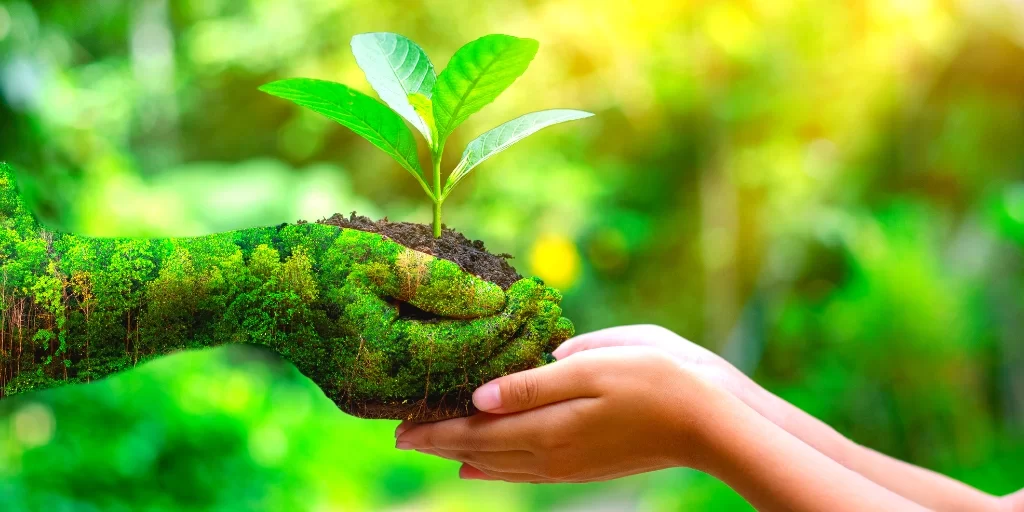
#> input picture imagens/natureza_original.jpg, 1024 x 512 px
$ python exercicio2.py
#> lines starting #> are read from the running program, lines starting #| are printed output that depends on the picture
from PIL import Image, ImageFilter

imagemOriginal = Image.open('imagens/natureza_original.jpg')
#> imagemOriginal is the input picture: PIL image 1024x512 RGB; mean R, G, B 120.9, 168.6, 49.1


kernel1 = ImageFilter.Kernel((3,3), (0, -1, 0, -1, 5, -1, 0, -1, 0), 1, 0)
kernel2 = ImageFilter.Kernel((3, 3), (1/9, 1/9, 1/9, 1/9, 1/9, 1/9, 1/9, 1/9, 1/9), 1, 0)

filtro1 = imagemOriginal.filter(kernel1)
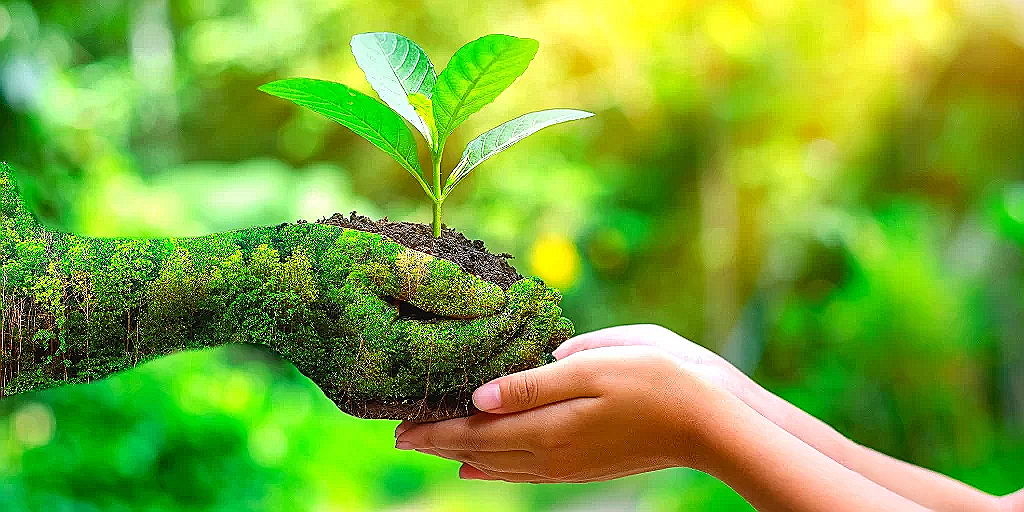
#> filtro1: PIL image 1024x512 RGB; mean R, G, B 122.1, 167.7, 52.9
filtro2 = imagemOriginal.filter(kernel2)

filtro1.save('imagens/natureza_filtro_sharpen.jpg')
filtro2.save('imagens/natureza_filtro_sharpen_mediana.jpg')

$ run again, with imagens/fachada_casa.png saved as imagens/natureza_original.jpg
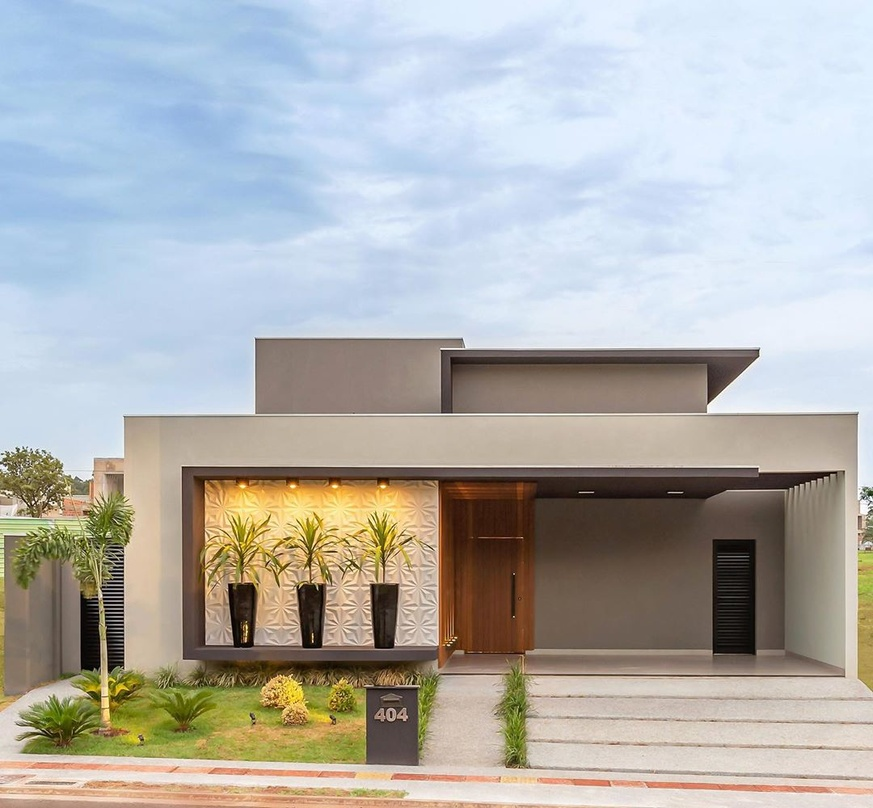
#> input picture imagens/fachada_casa.png, 873 x 808 px, shrunk from 1080 x 1000 before the run
#> imagemOriginal is the input picture: PIL image 873x808 RGB; mean R, G, B 177.3, 176.9, 174
#> `filtro1 = imagemOriginal.filter(kernel1)`:
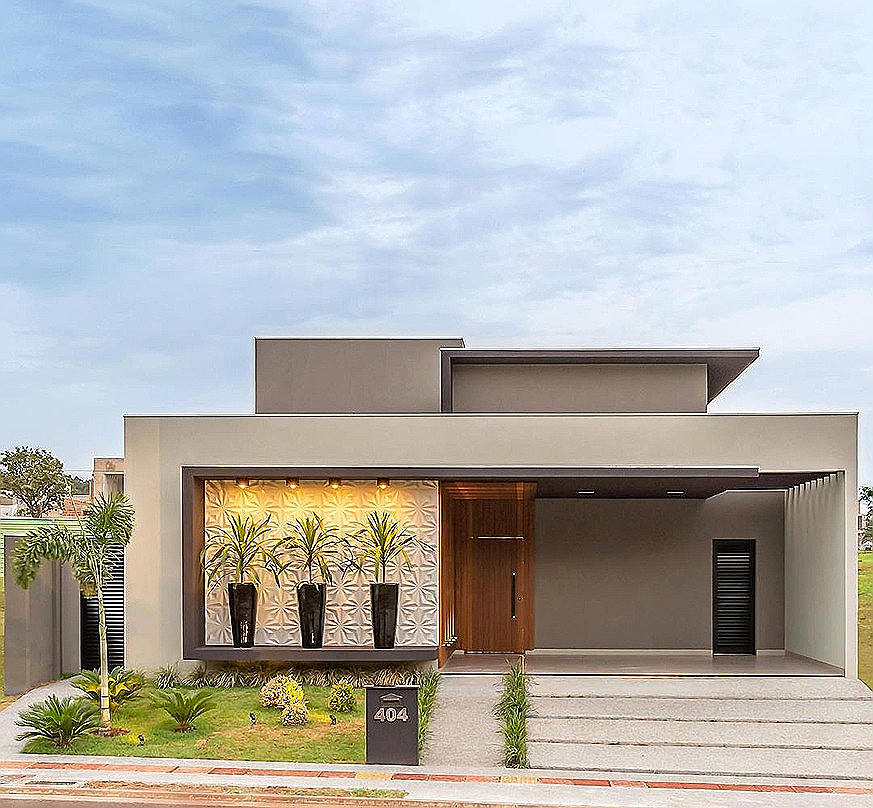
#> filtro1: PIL image 873x808 RGB; mean R, G, B 176.2, 176.7, 175
